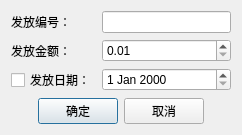
<?xml version="1.0" encoding="UTF-8"?>
<ui version="4.0">
 <class>LoginDialog</class>
 <widget class="QDialog" name="LoginDialog">
  <property name="geometry">
   <rect>
    <x>0</x>
    <y>0</y>
    <width>242</width>
    <height>123</height>
   </rect>
  </property>
  <property name="sizePolicy">
   <sizepolicy hsizetype="Fixed" vsizetype="Fixed">
    <horstretch>0</horstretch>
    <verstretch>0</verstretch>
   </sizepolicy>
  </property>
  <property name="windowTitle">
   <string>输入</string>
  </property>
  <layout class="QGridLayout" name="gridLayout">
   <item row="5" column="3">
    <layout class="QGridLayout" name="gridLayout_2">
     <item row="2" column="1">
      <widget class="QDateEdit" name="Date"/>
     </item>
     <item row="1" column="1">
      <widget class="QDoubleSpinBox" name="Amount">
       <property name="minimum">
        <double>0.010000000000000</double>
       </property>
       <property name="maximum">
        <double>999999999999.000000000000000</double>
       </property>
      </widget>
     </item>
     <item row="1" column="0">
      <widget class="QLabel" name="label">
       <property name="text">
        <string>发放金额：</string>
       </property>
      </widget>
     </item>
     <item row="2" column="0">
      <widget class="QCheckBox" name="nDate">
       <property name="text">
        <string>发放日期：</string>
       </property>
      </widget>
     </item>
     <item row="0" column="0">
      <widget class="QLabel" name="label_2">
       <property name="text">
        <string>发放编号：</string>
       </property>
      </widget>
     </item>
     <item row="0" column="1">
      <widget class="QLineEdit" name="ID"/>
     </item>
    </layout>
   </item>
   <item row="6" column="3">
    <layout class="QHBoxLayout" name="horizontalLayout">
     <item>
      <spacer name="horizontalSpacer_3">
       <property name="orientation">
        <enum>Qt::Horizontal</enum>
       </property>
       <property name="sizeHint" stdset="0">
        <size>
         <width>0</width>
         <height>0</height>
        </size>
       </property>
      </spacer>
     </item>
     <item>
      <widget class="QPushButton" name="OB">
       <property name="text">
        <string>确定</string>
       </property>
      </widget>
     </item>
     <item>
      <widget class="QPushButton" name="EB">
       <property name="text">
        <string>取消</string>
       </property>
      </widget>
     </item>
     <item>
      <spacer name="horizontalSpacer_4">
       <property name="orientation">
        <enum>Qt::Horizontal</enum>
       </property>
       <property name="sizeHint" stdset="0">
        <size>
         <width>0</width>
         <height>0</height>
        </size>
       </property>
      </spacer>
     </item>
    </layout>
   </item>
  </layout>
 </widget>
 <resources/>
 <connections/>
</ui>
